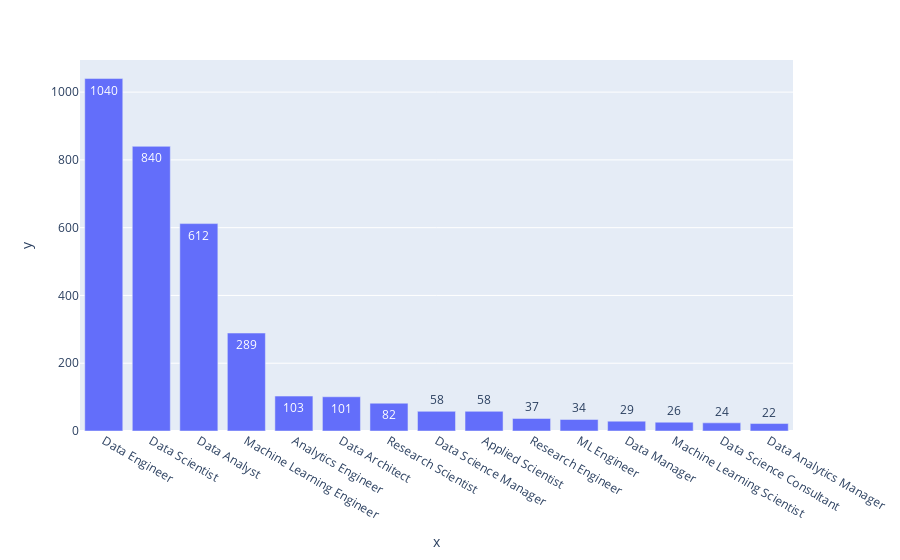

The notebook cell saved with this chart:
### Code cell
fig = px.bar(y=top15_job_titles.values, x=top15_job_titles.index, text = top15_job_titles.values )

fig.show()

### Figure 1 — Plotly figure (JSON) as saved in the notebook; plotly's stock layout.template omitted (floating-point values rounded to 4 significant figures)
{"data": [{"alignmentgroup": "True", "hovertemplate": "x=%{x}<br>y=%{y}<br>text=%{text}<extra></extra>", "legendgroup": "", "marker": {"color": "#636efa", "pattern": {"shape": ""}}, "name": "", "offsetgroup": "", "orientation": "v", "showlegend": false, "text": [1040, 840, 612, 289, 103, 101, 82, 58, 58, 37, 34, 29, 26, 24, 22], "textposition": "auto", "type": "bar", "x": ["Data Engineer", "Data Scientist", "Data Analyst", "Machine Learning Engineer", "Analytics Engineer", "Data Architect", "Research Scientist", "Data Science Manager", "Applied Scientist", "Research Engineer", "ML Engineer", "Data Manager", "Machine Learning Scientist", "Data Science Consultant", "Data Analytics Manager"], "xaxis": "x", "y": [1040, 840, 612, 289, 103, 101, 82, 58, 58, 37, 34, 29, 26, 24, 22], "yaxis": "y"}], "layout": {"autosize": true, "barmode": "relative", "legend": {"tracegroupgap": 0}, "margin": {"t": 60}, "xaxis": {"anchor": "y", "autorange": true, "domain": [0, 1], "range": [-0.5, 14.5], "title": {"text": "x"}, "type": "category"}, "yaxis": {"anchor": "x", "autorange": true, "domain": [0, 1], "range": [0, 1095.0], "title": {"text": "y"}, "type": "linear"}}}
